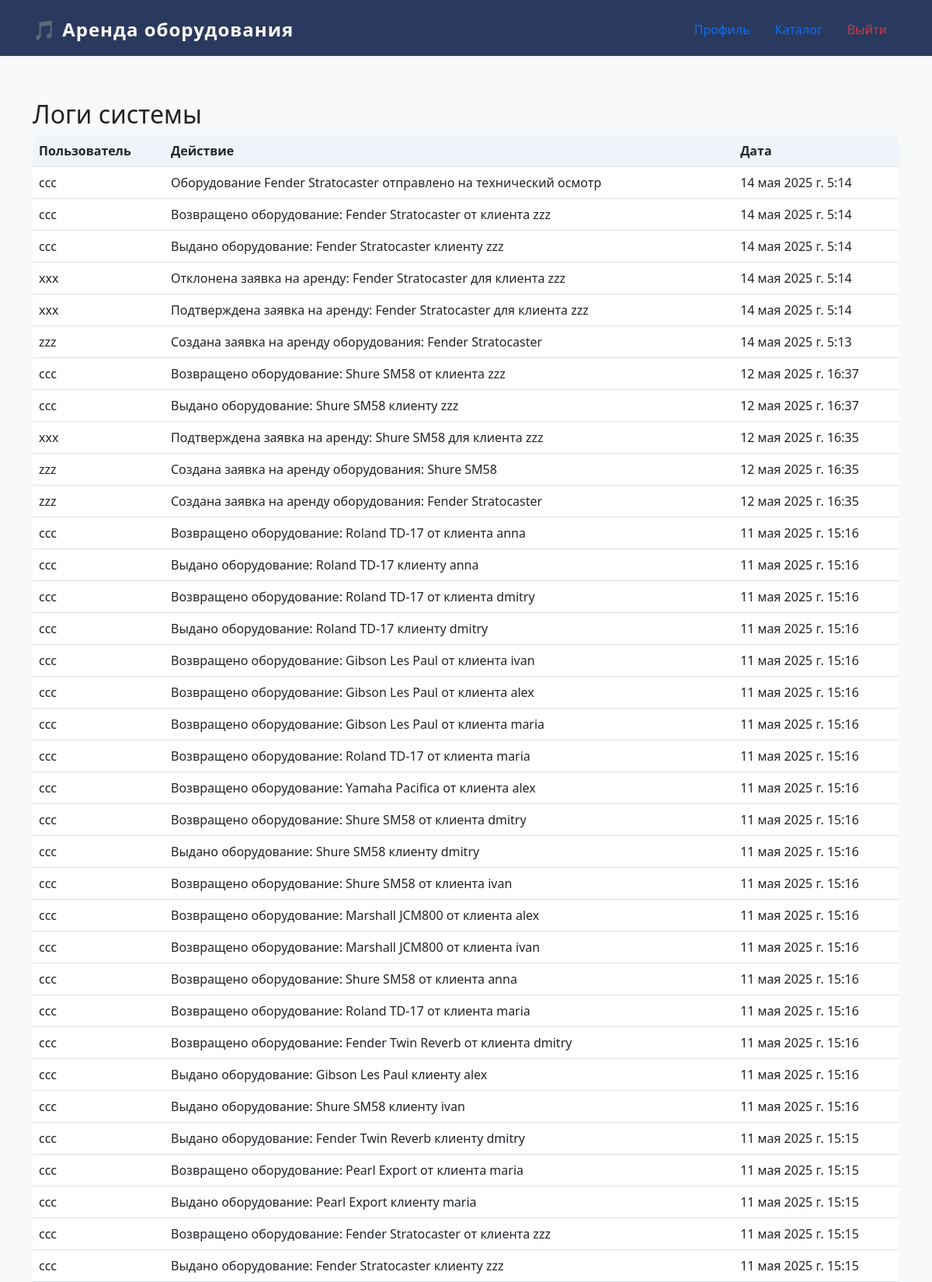
Screenshot of /logs/ (signed in, upper part) with the database file from the repository.
### rental/models.py (models this page shows, shortened)
class SystemLog(models.Model):
    user = models.ForeignKey(User, on_delete=models.SET_NULL, null=True)
    action = models.TextField()
    timestamp = models.DateTimeField(auto_now_add=True)

### rental/views.py (the view)
# urls.py: path('logs/', logs_view, name='logs'),
@login_required
def logs_view(request):
    logs = SystemLog.objects.all().order_by('-timestamp')[:100]
    return render(request, 'rental/logs.html', {'logs': logs})

### rental/templates/rental/logs.html (shortened to what this page needs)
{% extends "rental/base.html" %}
{% block content %}
<h2>Логи системы</h2>
<table class="table">
    <thead>
        <tr>
            <th>Пользователь</th>
            <th>Действие</th>
            <th>Дата</th>
        </tr>
    </thead>
    <tbody>
        {% for log in logs %}
        <tr>
            <td>{{ log.user.username }}</td>
            <td>{{ log.action }}</td>
            <td>{{ log.timestamp }}</td>
        </tr>
        {% endfor %}
    </tbody>
</table>
{% endblock %}

### rental/static/css/custom.css (style rules this page uses)
body { background: #f7f9fb; color: #222; font-family: 'Segoe UI', 'Arial', sans-serif; min-height: 100vh; display: flex; flex-direction: column; }
.table { background: #fff; border-radius: 10px; overflow: hidden; }
.table th { background: #f0f4fa; font-weight: 600; }
html, body { height: 100%; }

### rows the page displays
SystemLog: user.username "ccc", action "Оборудование Fender Stratocaster отправлено на технический осмотр", timestamp "14 мая 2025 г. 5:14"
SystemLog: user.username "ccc", action "Возвращено оборудование: Fender Stratocaster от клиента zzz", timestamp "14 мая 2025 г. 5:14"
SystemLog: user.username "ccc", action "Выдано оборудование: Fender Stratocaster клиенту zzz", timestamp "14 мая 2025 г. 5:14"
SystemLog: user.username "xxx", action "Отклонена заявка на аренду: Fender Stratocaster для клиента zzz", timestamp "14 мая 2025 г. 5:14"
SystemLog: user.username "xxx", action "Подтверждена заявка на аренду: Fender Stratocaster для клиента zzz", timestamp "14 мая 2025 г. 5:14"
SystemLog: user.username "zzz", action "Создана заявка на аренду оборудования: Fender Stratocaster", timestamp "14 мая 2025 г. 5:13"
SystemLog: user.username "ccc", action "Возвращено оборудование: Shure SM58 от клиента zzz", timestamp "12 мая 2025 г. 16:37"
SystemLog: user.username "ccc", action "Выдано оборудование: Shure SM58 клиенту zzz", timestamp "12 мая 2025 г. 16:37"
SystemLog: user.username "xxx", action "Подтверждена заявка на аренду: Shure SM58 для клиента zzz", timestamp "12 мая 2025 г. 16:35"
SystemLog: user.username "zzz", action "Создана заявка на аренду оборудования: Shure SM58", timestamp "12 мая 2025 г. 16:35"
SystemLog: user.username "zzz", action "Создана заявка на аренду оборудования: Fender Stratocaster", timestamp "12 мая 2025 г. 16:35"
SystemLog: user.username "ccc", action "Возвращено оборудование: Roland TD-17 от клиента anna", timestamp "11 мая 2025 г. 15:16"
SystemLog: user.username "ccc", action "Выдано оборудование: Roland TD-17 клиенту anna", timestamp "11 мая 2025 г. 15:16"
SystemLog: user.username "ccc", action "Возвращено оборудование: Roland TD-17 от клиента dmitry", timestamp "11 мая 2025 г. 15:16"
SystemLog: user.username "ccc", action "Выдано оборудование: Roland TD-17 клиенту dmitry", timestamp "11 мая 2025 г. 15:16"
SystemLog: user.username "ccc", action "Возвращено оборудование: Gibson Les Paul от клиента ivan", timestamp "11 мая 2025 г. 15:16"
SystemLog: user.username "ccc", action "Возвращено оборудование: Gibson Les Paul от клиента alex", timestamp "11 мая 2025 г. 15:16"
SystemLog: user.username "ccc", action "Возвращено оборудование: Gibson Les Paul от клиента maria", timestamp "11 мая 2025 г. 15:16"
SystemLog: user.username "ccc", action "Возвращено оборудование: Roland TD-17 от клиента maria", timestamp "11 мая 2025 г. 15:16"
SystemLog: user.username "ccc", action "Возвращено оборудование: Yamaha Pacifica от клиента alex", timestamp "11 мая 2025 г. 15:16"
SystemLog: user.username "ccc", action "Возвращено оборудование: Shure SM58 от клиента dmitry", timestamp "11 мая 2025 г. 15:16"
SystemLog: user.username "ccc", action "Выдано оборудование: Shure SM58 клиенту dmitry", timestamp "11 мая 2025 г. 15:16"
SystemLog: user.username "ccc", action "Возвращено оборудование: Shure SM58 от клиента ivan", timestamp "11 мая 2025 г. 15:16"
SystemLog: user.username "ccc", action "Возвращено оборудование: Marshall JCM800 от клиента alex", timestamp "11 мая 2025 г. 15:16"
SystemLog: user.username "ccc", action "Возвращено оборудование: Marshall JCM800 от клиента ivan", timestamp "11 мая 2025 г. 15:16"
SystemLog: user.username "ccc", action "Возвращено оборудование: Shure SM58 от клиента anna", timestamp "11 мая 2025 г. 15:16"
SystemLog: user.username "ccc", action "Возвращено оборудование: Roland TD-17 от клиента maria", timestamp "11 мая 2025 г. 15:16"
SystemLog: user.username "ccc", action "Возвращено оборудование: Fender Twin Reverb от клиента dmitry", timestamp "11 мая 2025 г. 15:16"
SystemLog: user.username "ccc", action "Выдано оборудование: Gibson Les Paul клиенту alex", timestamp "11 мая 2025 г. 15:16"
SystemLog: user.username "ccc", action "Выдано оборудование: Shure SM58 клиенту ivan", timestamp "11 мая 2025 г. 15:16"
SystemLog: user.username "ccc", action "Выдано оборудование: Fender Twin Reverb клиенту dmitry", timestamp "11 мая 2025 г. 15:15"
SystemLog: user.username "ccc", action "Возвращено оборудование: Pearl Export от клиента maria", timestamp "11 мая 2025 г. 15:15"
SystemLog: user.username "ccc", action "Выдано оборудование: Pearl Export клиенту maria", timestamp "11 мая 2025 г. 15:15"
SystemLog: user.username "ccc", action "Возвращено оборудование: Fender Stratocaster от клиента zzz", timestamp "11 мая 2025 г. 15:15"
SystemLog: user.username "ccc", action "Выдано оборудование: Fender Stratocaster клиенту zzz", timestamp "11 мая 2025 г. 15:15"
